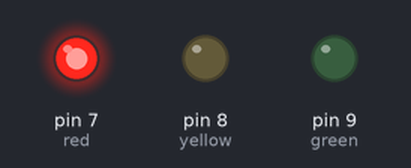
A sketch run on a simulated Arduino Uno, built with avr-gcc and run on an emulated ATmega328P. Parts: output pins drawn as LEDs (lit = HIGH).

Above: at 2.5 s.
At 6.0 s:
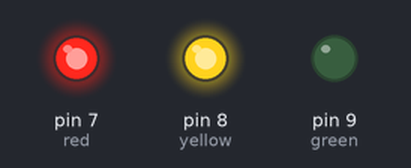
At 9.5 s:
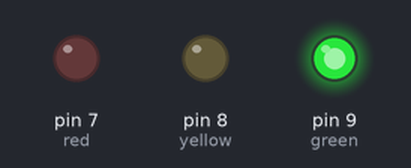
At 13.0 s:
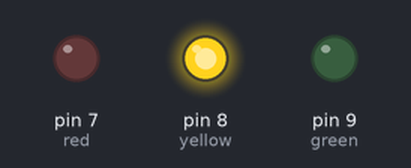
Timing chart, 0 to 18.2 s (numbered marks = the images above):
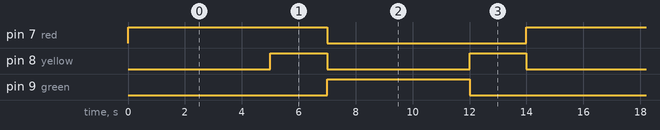

Measured:
- by itself, pin 7 (red): alternates HIGH for 7.0 s and LOW for 7.0 s
- by itself, pin 8 (yellow): alternates HIGH for 2.0 s and LOW for 5.0 s
- by itself, pin 9 (green): alternates HIGH for 5.0 s and LOW for 9.0 s

The sketch:

arduino-traffic-light-fsm.ino
```cpp
int red = 7;
int yellow = 8;
int green = 9;

unsigned long previousTime = 0;
unsigned long currentTime;
unsigned long stateDuration = 5000;

int state = 0;

void setup() {
  pinMode(red, OUTPUT);
  pinMode(yellow, OUTPUT);
  pinMode(green, OUTPUT);
}

void loop() {

  currentTime = millis();

  // Time-up check
  if (currentTime - previousTime >= stateDuration) {

    state++;

    if (state > 3) {
      state = 0;
    }

    previousTime = currentTime;
  }

// LED control according to state
  switch (state) {

    case 0:  // RED
      digitalWrite(red, HIGH);
      digitalWrite(yellow, LOW);
      digitalWrite(green, LOW);
      stateDuration = 5000;
      break;

    case 1:  // RED + YELLOW
      digitalWrite(red, HIGH);
      digitalWrite(yellow, HIGH);
      digitalWrite(green, LOW);
      stateDuration = 2000;
      break;

    case 2:  // GREEN
      digitalWrite(red, LOW);
      digitalWrite(yellow, LOW);
      digitalWrite(green, HIGH);
      stateDuration = 5000;
      break;

    case 3:  // YELLOW
      digitalWrite(red, LOW);
      digitalWrite(yellow, HIGH);
      digitalWrite(green, LOW);
      stateDuration = 2000;
      break;
  }
}
```
